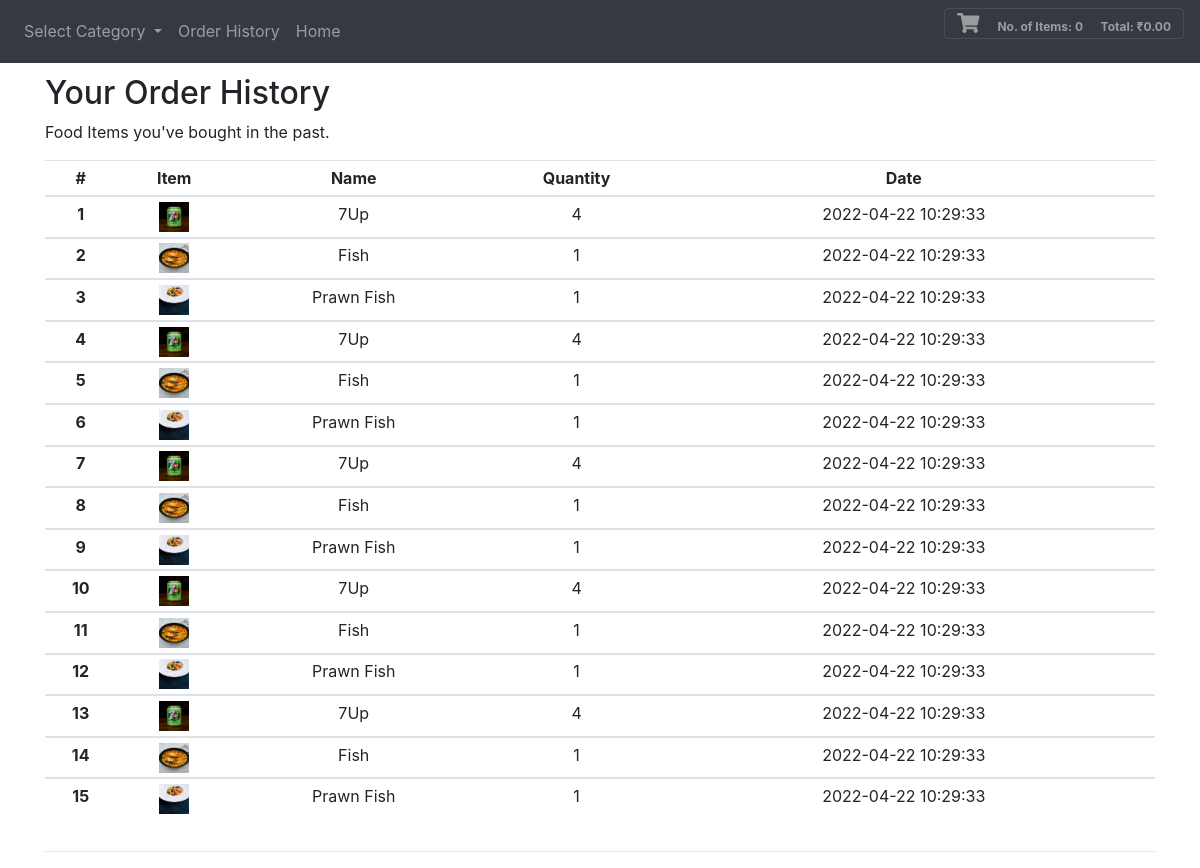
/history/ (signed in), run on the app's committed database.
### tables this page shows
CREATE TABLE purchases(uid integer, name text, image text, quantity integer, id integer, date text);

### main.py (the view)
@app.route("/history/")
def history():
    shoppingCart = []
    shopLen = len(shoppingCart)
    totItems, total, display = 0, 0, 0
    myProucts = db.execute("SELECT * FROM purchases WHERE uid=:uid", uid=session["uid"])
    myProuctsLen = len(myProucts)
    return render_template("history.html", shoppingCart=shoppingCart, shopLen=shopLen, total=total, totItems=totItems, display=display, session=session, myProucts=myProucts, myProuctsLen=myProuctsLen)

### templates/history.html (shortened to what this page needs)
{% extends "base.html" %}
{% block body %}
      <div class="row">
        <div class="col-sm">
          <h2>Your Order History</h2>
          <p>Food Items you've bought in the past.</p>
          <table class="table table-sm">
            <thead>
              <tr>
                <th scope="col">#</th>
                <th scope="col">Item</th>
                <th scope="col">Name</th>
                <th scope="col">Quantity</th>
                <th scope="col">Date</th>
                <th scope="col"></th>
              </tr>
            </thead>
            <tbody>
            {% for i in range(myProuctsLen) %}
              <tr>
                <th scope="row">{{ i + 1 }}</th>
                <td><img src="/static/img/{{ myProucts[i]["image"] }}" width="30px" alt="{{ myProucts[i]["name"] }}" /></td>
                <td>{{ myProucts[i]["name"] }}</td>
                <td>{{ myProucts[i]["quantity"] }}</td>
                <td>{{ myProucts[i]["date"] }}</td>
              </tr>
            </tbody>
            {% endfor %}
          </table>
        </div>
      </div>
    </div>
  </main>
{% endblock %}

### static/css/custom.css (style rules this page uses)
tr { text-align: center; }

### data on the page
purchases: image (picture), name "7Up", quantity "4", date "2022-04-22 10:29:33"
purchases: image (picture), name "Fish", quantity "1", date "2022-04-22 10:29:33"
purchases: image (picture), name "Prawn Fish", quantity "1", date "2022-04-22 10:29:33"
purchases: image (picture), name "7Up", quantity "4", date "2022-04-22 10:29:33"
purchases: image (picture), name "Fish", quantity "1", date "2022-04-22 10:29:33"
purchases: image (picture), name "Prawn Fish", quantity "1", date "2022-04-22 10:29:33"
purchases: image (picture), name "7Up", quantity "4", date "2022-04-22 10:29:33"
purchases: image (picture), name "Fish", quantity "1", date "2022-04-22 10:29:33"
purchases: image (picture), name "Prawn Fish", quantity "1", date "2022-04-22 10:29:33"
purchases: image (picture), name "7Up", quantity "4", date "2022-04-22 10:29:33"
purchases: image (picture), name "Fish", quantity "1", date "2022-04-22 10:29:33"
purchases: image (picture), name "Prawn Fish", quantity "1", date "2022-04-22 10:29:33"
purchases: image (picture), name "7Up", quantity "4", date "2022-04-22 10:29:33"
purchases: image (picture), name "Fish", quantity "1", date "2022-04-22 10:29:33"
purchases: image (picture), name "Prawn Fish", quantity "1", date "2022-04-22 10:29:33"

### other printed values
{{ totItems }} "0"
{{ '{:,.2f}'.format(total) }} "0.00"
{{ i + 1 }} "1" "2" "3" "4" "5" "6" "7" "8" "9" "10" "11" "12" "13" "14" "15"
